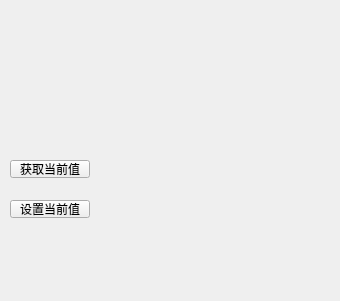
<?xml version="1.0" encoding="UTF-8"?>
<ui version="4.0">
 <class>lab9</class>
 <widget class="QWidget" name="lab9">
  <property name="geometry">
   <rect>
    <x>0</x>
    <y>0</y>
    <width>340</width>
    <height>301</height>
   </rect>
  </property>
  <property name="windowTitle">
   <string>lab9</string>
  </property>
  <widget class="SmallWidget" name="widget" native="true">
   <property name="geometry">
    <rect>
     <x>6</x>
     <y>6</y>
     <width>331</width>
     <height>111</height>
    </rect>
   </property>
  </widget>
  <widget class="QPushButton" name="btn_set">
   <property name="geometry">
    <rect>
     <x>10</x>
     <y>200</y>
     <width>80</width>
     <height>18</height>
    </rect>
   </property>
   <property name="text">
    <string>设置当前值</string>
   </property>
  </widget>
  <widget class="QPushButton" name="btn_get">
   <property name="geometry">
    <rect>
     <x>10</x>
     <y>160</y>
     <width>80</width>
     <height>18</height>
    </rect>
   </property>
   <property name="text">
    <string>获取当前值</string>
   </property>
  </widget>
 </widget>
 <customwidgets>
  <customwidget>
   <class>SmallWidget</class>
   <extends>QWidget</extends>
   <header location="global">smallwidget.h</header>
   <container>1</container>
  </customwidget>
 </customwidgets>
 <resources/>
 <connections/>
</ui>
